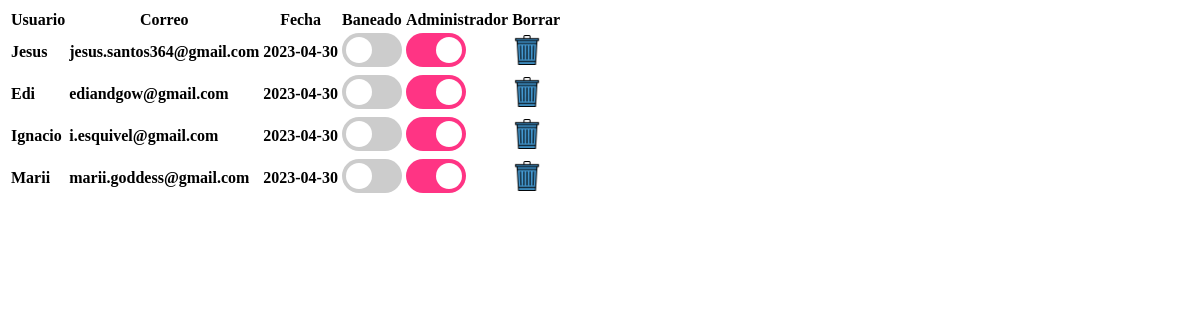
The page /pages/mostrar_usuariosAdmin.php on the database its author committed.
### tables this page shows
CREATE TABLE `users` (
  `id` int(11) NOT NULL,
  `username` varchar(30) NOT NULL,
  `email` varchar(100) NOT NULL,
  `password` varchar(255) NOT NULL,
  `date` date DEFAULT NULL,
  `image` varchar(1024) DEFAULT NULL,
  `bio` text DEFAULT NULL,
  `fb` varchar(100) DEFAULT NULL,
  `tw` varchar(100) DEFAULT NULL,
  `yt` varchar(100) DEFAULT NULL
);

### pages/mostrar_usuariosAdmin.php (the view, shortened to what this page needs)
<!DOCTYPE html>
<html lang="en">
<head>
</head>
<body>
<?php
    $DB_USER = 'master';
    $DB_PASS = '1234';
    $con = new PDO('mysql:host=localhost;dbname=re_db', $DB_USER, $DB_PASS);
    $usu = $_GET['usu'];
    if ($usu == 0){
		$sql = $con->prepare("SELECT * FROM users");
        $sql->execute();
    } else {
		$sql = $con->prepare("SELECT * FROM users WHERE username= :usu");
        $sql->bindParam(':usu', $usu);
        $sql->execute();
    }
    $result = $sql->fetchAll(PDO::FETCH_ASSOC);
    echo "<table>
    <thead>
        <tr>
            <th>Usuario</th>
			<th>Correo</th>
            <th>Fecha</th>
            <th>Baneado</th>
			<th>Administrador</th>
			<th>Borrar</th>
        </tr>
        </thead>
        <tbody>";
        foreach($result as $ren) {
			echo "<tr>";
			echo "<td><strong>" . $ren['username'] . "</strong></td>";
			echo "<td><strong>" . $ren['email'] . "</strong></td>";
			echo "<td><strong>" . $ren['date'] . "<strong></td>";
			echo "<td> <form method='Post'>
					<label class='switch'>
					<input type='checkbox' onclick='return banear(" . $ren['id'] . ")' " . ($ren['banned'] == 'true' ? 'checked' : '') . ">
					<span class='slider'></span>
					</label>
					</form> </td>";
			echo "<td> <form method='Post'>
					<label class='switch2'>
					<input type='checkbox' onclick='return admin(" . $ren['id'] . ")' " . ($ren['admin'] == '1' ? 'checked' : '') . ">
					<span class='slider2'></span>
					</label>
					</form> </td>";
			echo "<td><form method='Post'>
					<input type='image' width=30 height=30 src='../../assets/images/pages/admin/borrar.png' value='Borrar' onclick='return borrarUsuario(" . $ren['id'] . ")'>
				</form> </td>";
			echo "</tr>";
		}
    echo "</tbody>
    </table>";
?>
</body>
</html>

### pages/mostrar_usuariosAdmin.php (style rules this page uses)
.switch .slider { position: relative; display: inline-block; width: 60px; height: 34px; background-color: #ccc; border-radius: 34px; transition: background-color 0.3s; }
.switch .slider:before { position: absolute; content: ""; height: 26px; width: 26px; left: 4px; bottom: 4px; background-color: white; border-radius: 50%; transition: transform 0.3s; }
.switch2 .slider2 { position: relative; display: inline-block; width: 60px; height: 34px; background-color: #ccc; border-radius: 34px; transition: background-color 0.3s; }
.switch2 .slider2:before { position: absolute; content: ""; height: 26px; width: 26px; left: 4px; bottom: 4px; background-color: white; border-radius: 50%; transition: transform 0.3s; }
.switch2 input[type="checkbox"]:checked + .slider2 { background-color: #ff3484; }
.switch2 input[type="checkbox"]:checked + .slider2:before { transform: translateX(26px); }
strong { font-weight: bold; }

### rows shown on the page
users: username "Jesus", email "jesus.santos364@gmail.com", date "2023-04-30"
users: username "Edi", email "ediandgow@gmail.com", date "2023-04-30"
users: username "Ignacio", email "i.esquivel@gmail.com", date "2023-04-30"
users: username "Marii", email "marii.goddess@gmail.com", date "2023-04-30"
